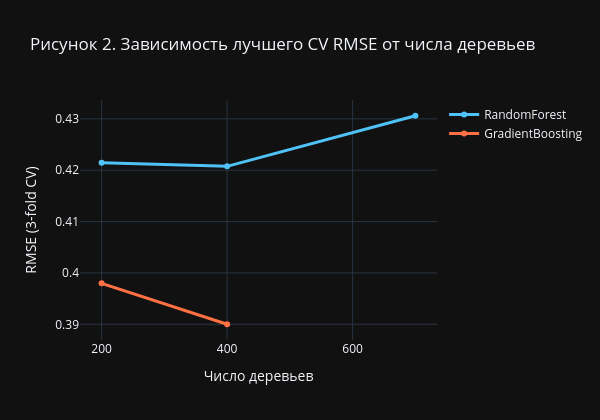

Notebook source saved alongside this figure:
### Markdown cell above
Полезно посмотреть, как RMSE на кросс-валидации меняется с числом деревьев — это даёт интуицию, насколько ещё есть запас от увеличения ансамбля.

### Code cell
cv_curve = (
    pd.DataFrame(rf_search.cv_results_)
    .assign(rmse=lambda d: -d['mean_test_score'])
    .groupby('param_n_estimators')['rmse']
    .min()
    .reset_index()
    .rename(columns={'param_n_estimators': 'n_estimators'})
)

gb_curve = (
    pd.DataFrame(gb_search.cv_results_)
    .assign(rmse=lambda d: -d['mean_test_score'])
    .groupby('param_n_estimators')['rmse']
    .min()
    .reset_index()
    .rename(columns={'param_n_estimators': 'n_estimators'})
)

fig = go.Figure()
fig.add_trace(go.Scatter(
    x=cv_curve['n_estimators'], y=cv_curve['rmse'],
    mode='lines+markers', name='RandomForest',
    line=dict(color=PALETTE['rf'], width=3),
))
fig.add_trace(go.Scatter(
    x=gb_curve['n_estimators'], y=gb_curve['rmse'],
    mode='lines+markers', name='GradientBoosting',
    line=dict(color=PALETTE['gb'], width=3),
))
fig.update_layout(
    title='Рисунок 2. Зависимость лучшего CV RMSE от числа деревьев',
    xaxis_title='Число деревьев',
    yaxis_title='RMSE (3-fold CV)',
    height=420,
    width=600
)
fig.show()

### Figure 1 — Plotly figure (JSON) as saved in the notebook; plotly's stock layout.template omitted (floating-point values rounded to 4 significant figures)
{"data": [{"line": {"color": "#4FC3F7", "width": 3}, "mode": "lines+markers", "name": "RandomForest", "type": "scatter", "x": [200, 400, 700], "y": [0.4214, 0.4208, 0.4306]}, {"line": {"color": "#FF7043", "width": 3}, "mode": "lines+markers", "name": "GradientBoosting", "type": "scatter", "x": [200, 400], "y": [0.398, 0.39]}], "layout": {"height": 420, "title": {"text": "Рисунок 2. Зависимость лучшего CV RMSE от числа деревьев"}, "width": 600, "xaxis": {"title": {"text": "Число деревьев"}}, "yaxis": {"title": {"text": "RMSE (3-fold CV)"}}}}
